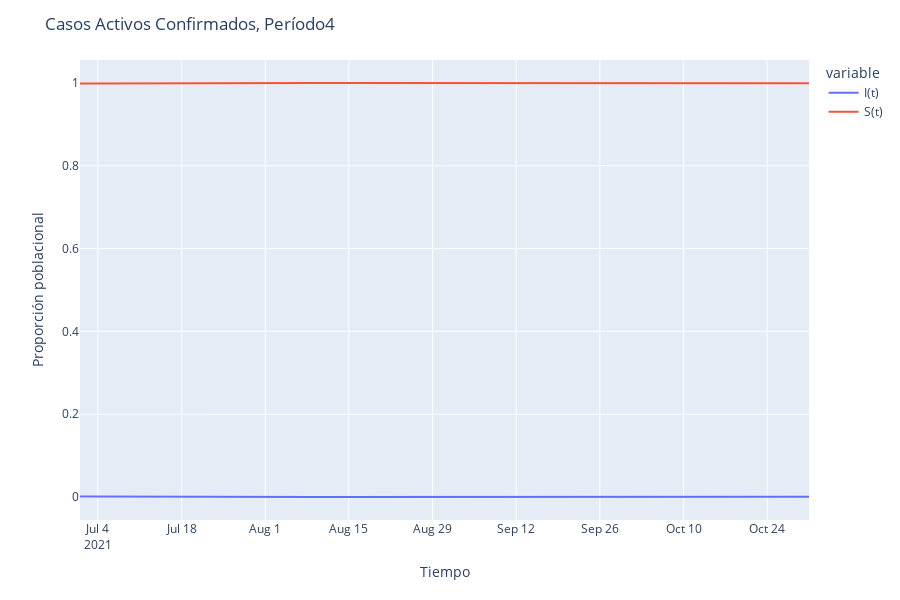

Source (notebook cell):
### Code cell
fig = px.line(periodo, x=periodo.index, y=['Casos activos confirmados', 'S(t)'])
newnames = {'Casos activos confirmados': "I(t)", 'S(t)': "S(t)"}
fig.for_each_trace(lambda t: t.update(name = newnames[t.name],
                                      legendgroup = newnames[t.name],
                                      hovertemplate = t.hovertemplate.replace(t.name, newnames[t.name])))

fig.update_layout(title='Casos Activos Confirmados, Período'+periodo_t,xaxis_title='Tiempo',yaxis_title='Proporción poblacional')

fig.show()
